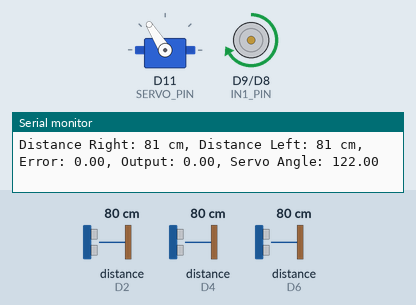
Bench run of a sketch on a simulated Arduino Uno R4 WiFi. Shown: servo, motor-driver pin pairs drawn as motors (green arrow = first pin HIGH = forward, orange = second pin HIGH = backward, longer = more drive, scaled by the enable pin), the last lines printed to the serial monitor. Inputs (shaded band) come from the test bench; at power-on: distance to the obstacle (sensors on D2, D6, D4) 80 cm. The echo pulse lasts 58.3 µs per cm.

Above: at 1.4 s.
1.5 s: distance to the obstacle (sensor on D2) set to 60 cm
At 2.5 s:
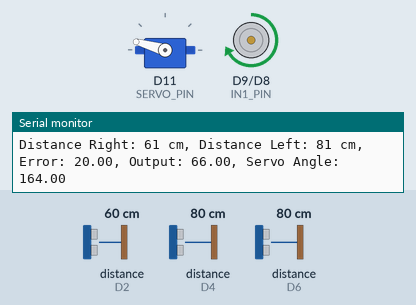
3.4 s: distance to the obstacle (sensor on D6) set to 2 cm
At 4.5 s:
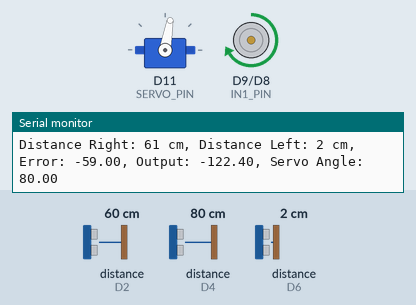
5.4 s: distance to the obstacle (sensor on D4) set to 11 cm
6.9 s: distance to the obstacle (sensor on D4) set to 8 cm
At 7.19 s:
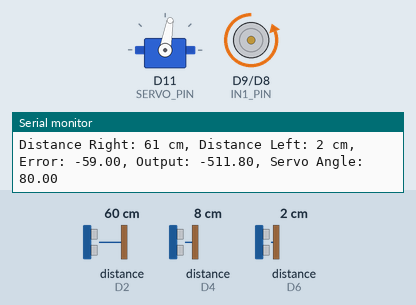
9.9 s: distance to the obstacle (sensor on D4) set to 18 cm
At 11.2 s:
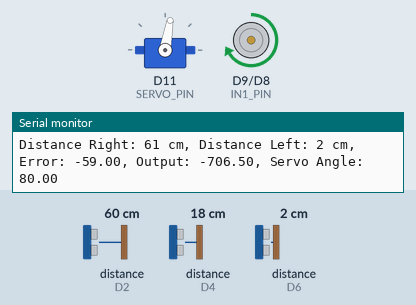
11.5 s: distance to the obstacle (sensor on D4) set to 2 cm
At 11.79 s:
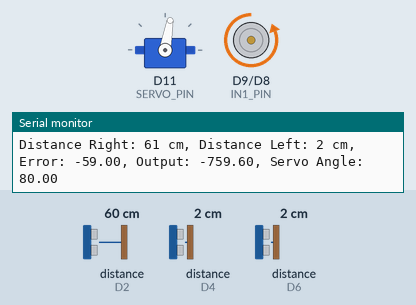
Timing chart, 0 to 14.5 s (numbered marks = the images above; inputs shaded):
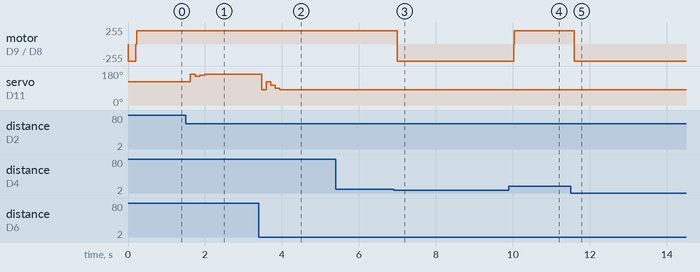

The sketch:

PID_iThink.ino
```cpp
#include <NewPing.h>
#include <Servo.h> // Include the Servo library

#include <WiFiS3.h>
#include <ArduinoOTA.h>

#define SECRET_SSID "My wife-eye"
#define SECRET_PASS "pegoku08"

char ssid[] = SECRET_SSID;
char pass[] = SECRET_PASS;
int status = WL_IDLE_STATUS;

// Pin definitions
#define TRIGGER_PIN1  3
#define ECHO_PIN1     2
#define TRIGGER_PIN2  5
#define ECHO_PIN2     4
#define TRIGGER_PIN3  7
#define ECHO_PIN3     6
#define MaxDistance   150

// Motor Control Pins
#define IN1_PIN       9
#define IN2_PIN       8
#define ENABLE_PIN    10

// Servo Control
Servo steeringServo;
#define SERVO_PIN 11
#define mid 122
// PID constants
float Kp = 0.9;
float Ki = 0.3;
float Kd = 0.8;

// PID variables
float previousError = 0;
float integral = 0;

// Sensor Setup
NewPing sonarRight(TRIGGER_PIN1, ECHO_PIN1, MaxDistance);
NewPing sonarFront(TRIGGER_PIN2, ECHO_PIN2, MaxDistance);
NewPing sonarLeft(TRIGGER_PIN3, ECHO_PIN3, MaxDistance);

void forward() {
  analogWrite(ENABLE_PIN, 200);
  digitalWrite(IN1_PIN, HIGH);
  digitalWrite(IN2_PIN, LOW);
}

void stop() {
  digitalWrite(IN1_PIN, LOW);
  digitalWrite(IN2_PIN, HIGH);
  analogWrite(ENABLE_PIN, 255);  // Ajusta la velocidad al máximo inverso
  delay(200);  // Pequeño retraso para aplicar el freno

  // Detener el motor completamente
  digitalWrite(IN1_PIN, LOW);
  digitalWrite(IN2_PIN, LOW);
  analogWrite(ENABLE_PIN, 0);
}

void setup() {
  // Motor Control
  pinMode(IN1_PIN, OUTPUT);
  pinMode(IN2_PIN, OUTPUT);
  pinMode(ENABLE_PIN, OUTPUT);
  stop();

  // Servo Control (120 mid)

  steeringServo.attach(SERVO_PIN);
  steeringServo.write(mid);

  // Serial Communication
  Serial.begin(9600);

  // // check for the WiFi module:
  // if (WiFi.status() == WL_NO_MODULE) {
  //   Serial.println("Communication with WiFi module failed!");
  //   // don't continue
  //   while (true)
  //     ;
  // }

  // // attempt to connect to WiFi network:
  // while (status != WL_CONNECTED) {
  //   Serial.print("Attempting to connect to WPA SSID: ");
  //   Serial.println(ssid);
  //   // Connect to WPA/WPA2 network:
  //   status = WiFi.begin(ssid, pass);

  //   delay(1000);
  // }

  // // start the WiFi OTA library with internal (flash) based storage
  // // The IDE will prompt for this password during upload
  // ArduinoOTA.begin(WiFi.localIP(), "Arduino", "password", InternalStorage);

  // // you're connected now, so print out the status:
  // printWifiStatus();
}

void loop() {

  // // OTA
  // printWifiStatus();  //sign of life
  // // check for WiFi OTA updates
  // ArduinoOTA.poll();

  if (sonarFront.ping_cm() < 10 && sonarFront.ping_cm() != 0) {
    stop();
    return;
  } else if (sonarRight.ping_cm() == 0) {
    steeringServo.write(80);
    delay(750);
    forward();
    return;
  } else if (sonarLeft.ping_cm() == 0) {
    steeringServo.write(164);
    delay(750);
    forward();
    return;
  } else
  {

  int distanceRight = sonarRight.ping_cm();
  int distanceLeft = sonarLeft.ping_cm();

  // Calculate error (difference between left and right distances)
  float error = distanceLeft - distanceRight;

  // Calculate integral
  integral += error;

  // Calculate derivative
  float derivative = error - previousError;

  // Calculate PID output
  float output = Kp * error + Ki * integral + Kd * derivative;

  // Calculate the new servo angle
  float newServoAngle = mid + output;

  // Constrain the servo angle to be within 80 to 160 degrees
  newServoAngle = constrain(newServoAngle, 80, 164);

  // Always move forward
  forward();

  // Set the servo to the new constrained angle
  steeringServo.write(newServoAngle);

  // Update previous error
  previousError = error;

  // Print debug information
  Serial.print("Distance Right: ");
  Serial.print(distanceRight);
  Serial.print(" cm, Distance Left: ");
  Serial.print(distanceLeft);
  Serial.print(" cm, Error: ");
  Serial.print(error);
  Serial.print(", Output: ");
  Serial.print(output);
  Serial.print(", Servo Angle: ");
  Serial.println(newServoAngle);

  delay(100); // Delay for stability
  }
}

void printWifiStatus() {
  // print the SSID of the network you're attached to:
  Serial.print("SSID: ");
  Serial.println(WiFi.SSID());

  // print your WiFi shield's IP address:
  IPAddress ip = WiFi.localIP();
  Serial.print("IP Address: ");
  Serial.println(ip);

  // print the received signal strength:
  long rssi = WiFi.RSSI();
  Serial.print("signal strength (RSSI):");
  Serial.print(rssi);
  Serial.println(" dBm");
}
```

PID_iThink2.ino
```cpp
// #include <NewPing.h>
// #include <PID_v1.h>
// #include <Servo.h> // Include the Servo library

// // Pin definitions
// #define TRIGGER_PIN1  3
// #define ECHO_PIN1     2
// #define TRIGGER_PIN2  5
// #define ECHO_PIN2     4
// #define TRIGGER_PIN3  7
// #define ECHO_PIN3     6
// #define MaxDistance   150

// // Motor Control Pins
// #define IN1_PIN       9
// #define IN2_PIN       8
// #define ENABLE_PIN    10

// // Servo Control
// Servo steeringServo;
// #define SERVO_PIN 11

// float Kp = 1;
// float Ki = 0.1;
// float Kd = 0;


// // Sensor Setup
// NewPing sonarRight(TRIGGER_PIN1, ECHO_PIN1, MaxDistance);
// NewPing sonarFront(TRIGGER_PIN2, ECHO_PIN2, MaxDistance);
// NewPing sonarLeft(TRIGGER_PIN3, ECHO_PIN3, MaxDistance);

// void forward(){
//   analogWrite(ENABLE_PIN, 150);
//   digitalWrite(IN1_PIN, HIGH);
//   digitalWrite(IN2_PIN, LOW);
// }

// void stop(){
//   analogWrite(ENABLE_PIN, 150);
//   digitalWrite(IN1_PIN, LOW);
//   digitalWrite(IN2_PIN, LOW);
// }

// void setup(){
//   // Motor Control
//   pinMode(IN1_PIN, OUTPUT);
//   pinMode(IN2_PIN, OUTPUT);
//   pinMode(ENABLE_PIN, OUTPUT);
//   stop();

//   // Servo Control (120 mid)
//   steeringServo.attach(SERVO_PIN);
//   steeringServo.write(120);

//   // Serial Communication
//   Serial.begin(9600);

// }

// void loop() {
//   int distanceRight = sonarRight.ping_cm();
//   int distanceLeft = sonarLeft.ping_cm();

//   float error = distanceLeft - distanceRight;
//   integral += error;
//   float derivative = error - previousError;
//   float output = Kp * error + Ki * integral + Kd * derivative;

//   if (output > 0) {
//     analogWrite(ENABLE_PIN, 150);
//     digitalWrite(IN1_PIN, HIGH);
//     digitalWrite(IN2_PIN, LOW);
//     steeringServo.write(120 + output);
//   } else {
//     analogWrite(ENABLE_PIN, 150);
//     digitalWrite(IN1_PIN, LOW);
//     digitalWrite(IN2_PIN, HIGH);
//     steeringServo.write(120 + output);
//   }

//   previousError = error;

//   Serial.print("Distance Right: ");
//   Serial.print(distanceRight);
//   Serial.print(" cm, Distance Left: ");
//   Serial.print(distanceLeft);
//   Serial.print(" cm, Error: ");
//   Serial.print(error);
//   Serial.print(", Output: ");
//   Serial.println(output);

//   delay(100);
// }
```

Measured:
- the behaviour switches between 10 and 9 cm on distance to the obstacle (sensor on D4) (found by bisection; images 2 and 3)
- after the input at 1.5 s, servo on D11 (SERVO_PIN): 122° → 162° after 0.12 s, → 152° 0.12 s later, → 158° 0.12 s later, → 164° 0.12 s later
- after the input at 3.4 s, servo on D11 (SERVO_PIN): 164° → 80° after 0.08 s, → 123° 0.12 s later, → 105° 0.12 s later, → 88° 0.12 s later, … (5 changes in this stretch)
- after the input at 6.9 s, motor on D9 (IN1_PIN) / D8 (IN2_PIN): forward 200/255 → backward 255/255 after 0.09 s
- after the input at 9.9 s, motor on D9 (IN1_PIN) / D8 (IN2_PIN): backward 255/255 → forward 200/255 after 0.12 s
- after the input at 11.5 s, motor on D9 (IN1_PIN) / D8 (IN2_PIN): forward 200/255 → backward 255/255 after 0.09 s
